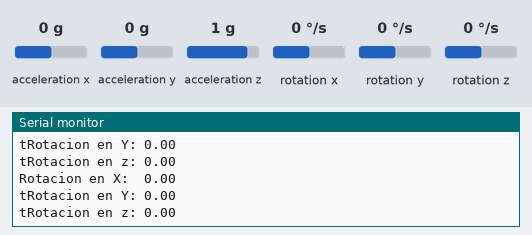
Bench run of a sketch on a simulated Arduino Uno, built with avr-gcc and run on an emulated ATmega328P. Parts: the last lines printed to the serial monitor. Inputs (shaded band) come from the test bench; at power-on: rotation x 0 °/s, rotation y 0 °/s, rotation z 0 °/s, acceleration x 0 g, acceleration y 0 g, acceleration z 1 g.

Above: at 1.2 s.
1.3 s: rotation x set to -192 °/s
At 1.82 s:
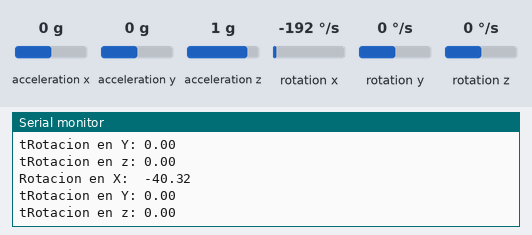
2.8 s: rotation y set to -192 °/s
At 2.83 s:
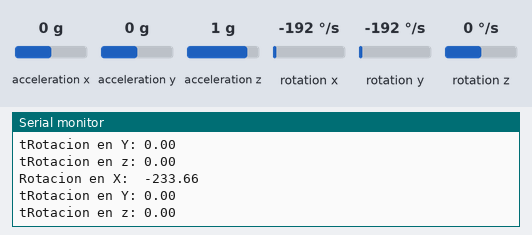
4.3 s: rotation z set to -192 °/s
At 4.34 s:
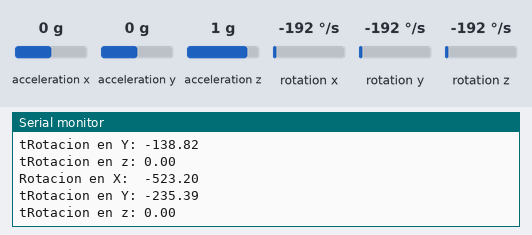
Timing chart, 0 to 7.3 s (numbered marks = the images above; inputs shaded):
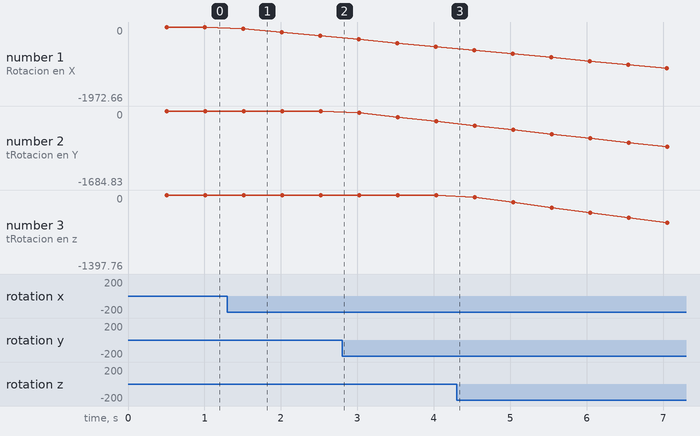

Measured:
- after the input at 1.3 s, the serial monitor: prints a new line after 0.21 s (image 1)
- plotted number 1: 0 → -233.66 after the input at 1.3 s, -523.2 → -1972.66 after the input at 4.3 s
- plotted number 2: 0 → -235.39 after the input at 2.8 s, -235.39 → -1684.83 after the input at 4.3 s
- plotted number 3: 0 → -1397.76 after the input at 4.3 s

The sketch:

LecturaGiroscopio.ino
```cpp
// Librerias I2C para controlar el mpu6050
// la libreria MPU6050.h necesita I2Cdev.h, I2Cdev.h necesita Wire.h
#include "I2Cdev.h"
#include "MPU6050.h"
#include "Wire.h"

// La dirección del MPU6050 puede ser 0x68 o 0x69, dependiendo
// del estado de AD0. Si no se especifica, 0x68 estará implicito
MPU6050 sensor;

// Valores RAW (sin procesar) del acelerometro y giroscopio en los ejes x,y,z
int16_t gx, gy, gz;

unsigned long currenTime = 0;
#define TICK_PRINT 500

long tiempo_prev, dt;
float girosc_ang_x, girosc_ang_y, girosc_ang_z;
float girosc_ang_x_prev, girosc_ang_y_prev, girosc_ang_z_prev;

void setup() {
  Serial.begin(115200);    //Iniciando puerto serial
  Wire.begin();           //Iniciando I2C
  sensor.initialize();    //Iniciando el sensor

  if (sensor.testConnection()) Serial.println("Sensor iniciado correctamente");
  else Serial.println("Error al iniciar el sensor");
  tiempo_prev=millis();
}


void loop() {
  // Leer las velocidades angulares
  sensor.getRotation(&gx, &gy, &gz);

  //Calcular los angulos rotacion:

  dt = millis()-tiempo_prev;
  tiempo_prev=millis();

  girosc_ang_x = (gx/131)*dt/1000.0 + girosc_ang_x_prev;
  girosc_ang_y = (gy/131)*dt/1000.0 + girosc_ang_y_prev;
  girosc_ang_z = (gz/131)*dt/1000.0 + girosc_ang_z_prev;

  girosc_ang_x_prev=girosc_ang_x;
  girosc_ang_y_prev=girosc_ang_y;
  girosc_ang_z_prev=girosc_ang_z;


  if(millis() > currenTime + TICK_PRINT)
  {
    //Mostrar los angulos
    Serial.print("Rotacion en X:  ");
    Serial.println(girosc_ang_x);
    Serial.print("tRotacion en Y: ");
    Serial.println(girosc_ang_y);
    Serial.print("tRotacion en z: ");
    Serial.println(girosc_ang_z);
    currenTime = millis();
  }

}
```
